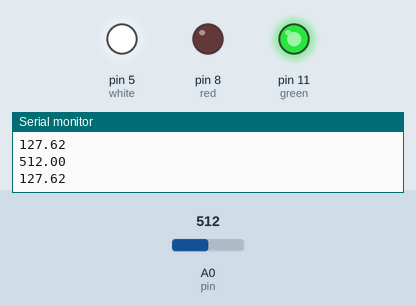
Simulated run of this sketch. Board: Arduino Uno, built with avr-gcc and run on an emulated ATmega328P. On the bench: output pins drawn as LEDs (lit = HIGH), the last lines printed to the serial monitor. Inputs (shaded band) come from the test bench; at power-on: A0 (pin) = 512.

Above: at 1.2 s.
1.3 s: A0 (pin) set to 587
2.8 s: A0 (pin) set to 613
At 3.9 s:
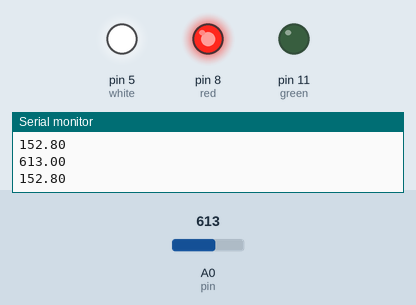
4.5 s: A0 (pin) set to 190
At 5.6 s:
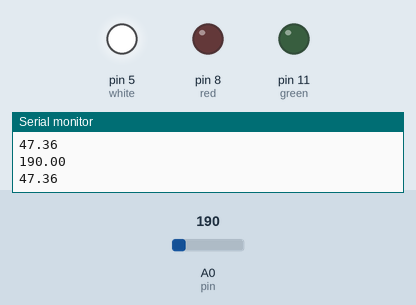
6.3 s: A0 (pin) set to 215
At 7.3 s:
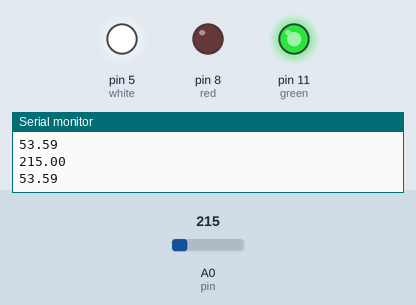
8.1 s: A0 (pin) set to 122
At 9.0 s:
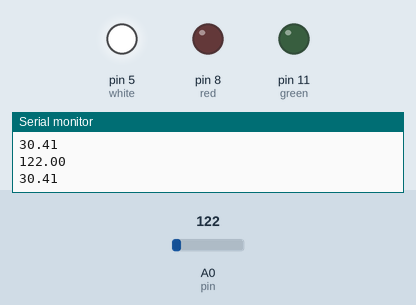
Timing chart, 0 to 10.9 s (numbered marks = the images above; inputs shaded):
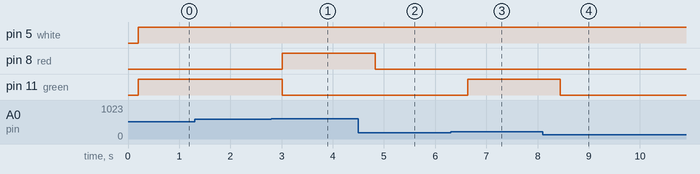

Measured:
- the behaviour switches between 600 and 601 on A0 (pin) (found by bisection; images 0 and 1)
- the behaviour switches between 200 and 201 on A0 (pin) (found by bisection; images 2 and 3)
- after the input at 2.8 s, pin 8 (red): LOW → HIGH after 0.22 s; pin 11 (green): HIGH → LOW after 0.22 s
- after the input at 4.5 s, pin 8 (red): HIGH → LOW after 0.33 s
- after the input at 6.3 s, pin 11 (green): LOW → HIGH after 0.33 s
- after the input at 8.1 s, pin 11 (green): HIGH → LOW after 0.34 s

The sketch:

Analog_in.ino
```cpp
int pin = A0, red = 8, green = 11, white = 5;
float constantVol = 255./1023.;
void setup() {
  // put your setup code here, to run once:
  Serial.begin(9600);
  pinMode(pin,INPUT);
  pinMode(red,OUTPUT);
  pinMode(green,OUTPUT);
  pinMode(white,OUTPUT);

}

void loop() {
  // put your main code here, to run repeatedly:
  float value = analogRead(pin);
  delay(200);
  Serial.println(value);
  if(value > 600){
    digitalWrite(red,51);
    digitalWrite(green,0);
  }
  else if(value>200 && value<601){
    digitalWrite(green,51);
    digitalWrite(red,0);
  }
  else{
    digitalWrite(green,0);
    digitalWrite(red,0);
  }
  value *= constantVol;
  digitalWrite(white,value);
  Serial.println(value);
  Serial.println();


}
```
